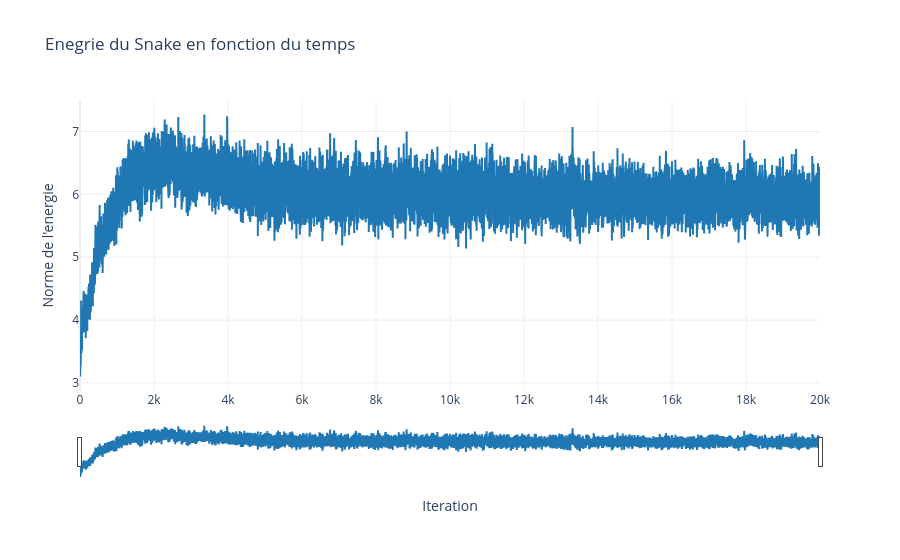

Notebook source saved alongside this figure:
### Code cell
img = cv2.imread('imagesTP/im1.png', 0)
img = cv2.normalize(img, None, 0, 1.0, cv2.NORM_MINMAX, dtype=cv2.CV_32F)
H, W = img.shape
K = 300 # Nb points for the snake
circle = np.array(createCircle(10, (105, 100), K)) # Snake initialisation

alpha = 3.7
beta = .02
gamma = 50
k = 1.5
dt = .1
Niter = 20_000

x_snapshots, y_snapshots, E = processSnakeBaloon(img, alpha, beta, gamma,k, dt, initialSnake=circle, Niter=Niter, snapShots=1/100)
showAnim(img, x_snapshots, y_snapshots, 100)
displayEnergy(E)

### Figure 1 — Plotly figure (JSON) as saved in the notebook; plotly's stock layout.template omitted (floating-point values rounded to 4 significant figures; data arrays with more than 128 entries replaced by an {"elided": "..."} marker saying what was removed)
{"data": [{"line": {"color": "#1f77b4", "width": 2}, "mode": "lines", "name": "Energie globale (mean)", "type": "scatter", "x": {"elided": "20000 int values"}, "y": {"elided": "20000 float values"}}], "layout": {"dragmode": "pan", "hovermode": "x unified", "title": {"text": "Enegrie du Snake en fonction du temps"}, "xaxis": {"rangeslider": {"visible": true}, "showspikes": true, "title": {"text": "Iteration"}}, "yaxis": {"showspikes": true, "title": {"text": "Norme de l'energie"}}}}
